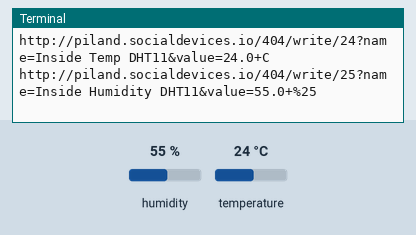
The program below on a simulated Raspberry Pi (BCM pin numbers) with a GrovePi. On the bench: the last lines printed to the terminal. Inputs (shaded band) come from the test bench; at power-on: humidity 55 %, temperature 24 °C. Web requests get an empty 200 reply after 0.4 s.

Above: at 1.2 s.
1.3 s: humidity set to 22 %
At 4.2 s:
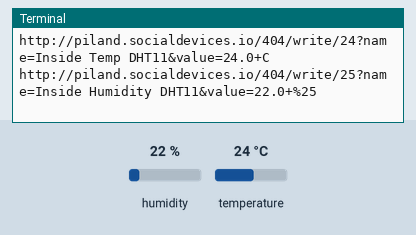
5.3 s: temperature set to 12 °C
At 7.9 s:
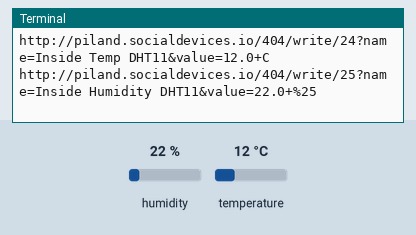
9.3 s: humidity set to 40 %
At 10.3 s:
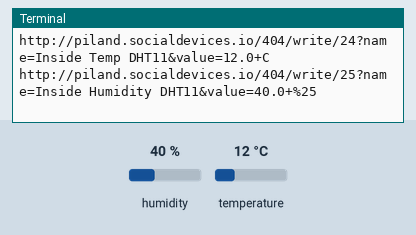
Timing chart, 0 to 12.3 s (numbered marks = the images above; inputs shaded):
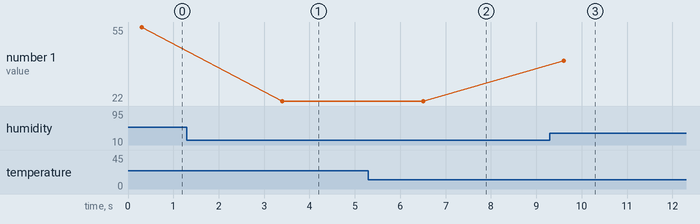

The program:

grove-dht11-piland.py
```python
############################################################
# Simple Python program that repeatedly reads the Grove
# Temperature & Humidity Sensor (DHT11) connected to
# GrovePi port D8 and writes the current value to Pi Land.
#
# To run this program from the bash command prompt,
# type this and hit Enter:
#
#    sudo python grove-dht11-piland.py
#
############################################################

import time
import requests
import grovepi
import sys

# Write the value to a specific data slot in a Pi Land room

# NOTE:  Change the room, dataslot, and devicename below to something
#        different for your own use so that everyone isn't using
#        the same data slot and overwriting each other's data.

# Pi Land settings
room      = 404                          # Room number to use (1 through 999)
slot_temp = 24                           # Data slot number to use (1 through 30)
name_temp = "Inside Temp DHT11"          # Descriptive name for your device, put '+' for space char
slot_humi = 25                           # Data slot number to use (1 through 30)
name_humi = "Inside Humidity DHT11"      # Descriptive name for your device, put '+' for space char

# Sensor settings
dht11_port = 8                           # DHT22 temp & humidity sensor is connected to port D8

# Other global variables
baseurl = "http://piland.socialdevices.io"
temp_baseurl = baseurl + "/" + str(room) + "/write/" + str(slot_temp) + "?name=" + name_temp + "&value="
humi_baseurl = baseurl + "/" + str(room) + "/write/" + str(slot_humi) + "?name=" + name_humi + "&value="

while True:

  try:

    # Read the temperature and humidity

    [temp, humi] = grovepi.dht(dht11_port, 0)               # second parameter:  0 = DHT22 sensor

    temp_url = temp_baseurl + "%0.1f" % temp + "+C"
    humi_url = humi_baseurl + "%0.1f" % humi  + "+%25"      #  %25 will display as % sign

    print temp_url
    print humi_url

    requests.get(temp_url)    # write data
    requests.get(humi_url)    # write data

    time.sleep(2.0)           # 2 second delay

  except KeyboardInterrupt:
    print "Terminating"
    break
  except IOError:
    print "IOError, continuing"
  except:
    print "Unexpected error, continuing"
    print "sys.exc_info()[0]: ", sys.exc_info()[0]
```

Measured:
- after the input at 1.3 s, the terminal: prints a new line after 2.1 s (image 1)
- after the input at 5.3 s, the terminal: prints a new line after 1.2 s (image 2)
- after the input at 9.3 s, the terminal: prints a new line after 0.31 s (image 3)
- plotted number 1: 55 → 22 after the input at 1.3 s, 22 → 40 after the input at 9.3 s
